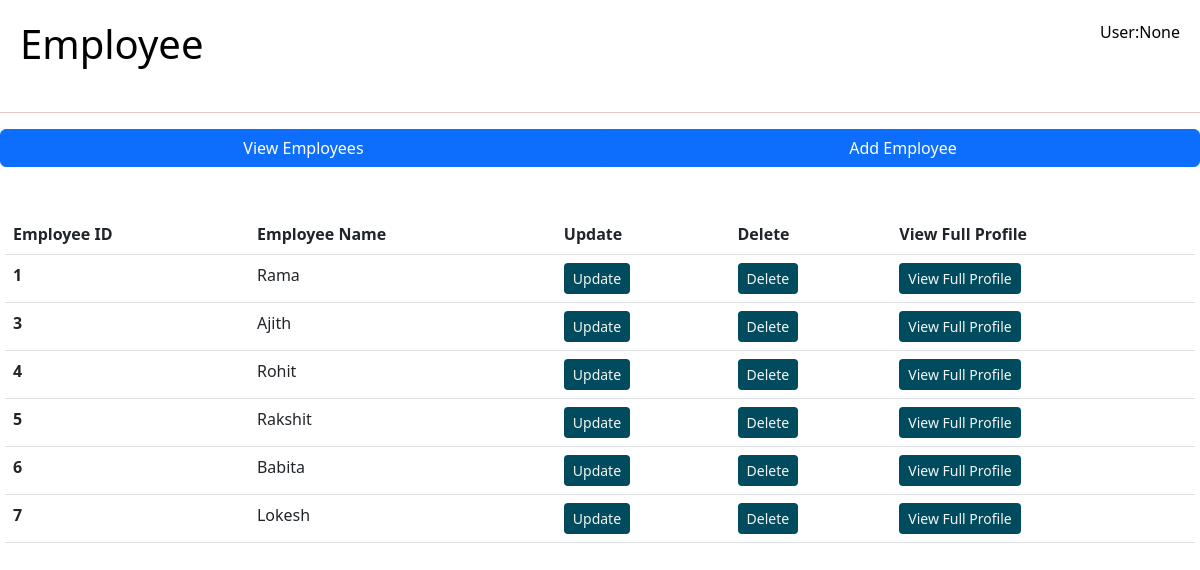
Screenshot of /employee with the database file from the repository.
### tables this page shows
CREATE TABLE "employee" (
	"empId"	INTEGER,
	"empName"	TEXT NOT NULL,
	"gender"	TEXT,
	"dob"	TEXT,
	"email"	TEXT NOT NULL,
	"phone"	TEXT,
	"deptId"	INTEGER,
	"designation"	TEXT,
	"empAddress"	TEXT,
	"ctc"	INTEGER,
	"adminFlag"	INTEGER,
	PRIMARY KEY("empId"),
	FOREIGN KEY("deptId") REFERENCES "department"("deptId")
);

### main.py (the view)
@app.route("/employee",methods=['GET'])
def employee():
    current_user=get_current_user()
    db=get_database()
    emp_cursor=db.execute("SELECT * FROM employee")
    employee_data=emp_cursor.fetchall()
    db.commit()
    return render_template("employee.html",employee_data=employee_data,current_user=current_user)

### database.py (called while the page is built)
def connect_to_db():
    sql=sqlite3.connect("C:/Users/ADITHYA GS/OneDrive/Documents/Programs/employeeManagementSystem1/employeeDB.db")
    sql.row_factory=sqlite3.Row
    return sql

def get_database():
    if not hasattr(g,'employeeDB_var'):
        g.employeeDB_var=connect_to_db()
    return g.employeeDB_var

### main.py (called while the page is built)
@app.teardown_appcontext
def close_database(error):
    if hasattr(g,'crudapplication_db'):
        g.crudapplication_db.close()

def get_current_user():
    user=None
    if 'user' in session:
        user=session['user']
        db=get_database()
        user_cur=db.execute('SELECT * FROM employee WHERE empName = ?',[user])
        user=user_cur.fetchone()
        return user['empName']
    return user

### templates/employee.html (shortened to what this page needs)
<!DOCTYPE html>
<html lang="en">
<head>
    <link rel="stylesheet" href="{{ url_for('static',filename='department.css') }}" type="text/css">
    <link href="https://cdn.jsdelivr.net/npm/bootstrap@5.3.0/dist/css/bootstrap.min.css" rel="stylesheet">
</head>
<body>
    <div class="main_department">
        <div class="heading_department">
            <h1>Employee</h1>
            <p>User:{{ current_user }}</p>
        </div>
        <hr style="color: brown;">
        <div class="btn-group">
            <a href="/viewEmployee" class="btn btn-primary">View Employees</a>
            <a href="/add_employee" class="btn btn-primary">Add Employee</a>
        </div>
        <div class="department_table">
            <div class="table-responsive-lg caption-top" style="color: white;margin: 5px;">
                <caption><h3>List of all Employee</h3></caption>
                <table class="table" style="color:rgb(223, 232, 232);">
                    <thead>
                        <tr>
                          <th scope="col">Employee ID</th>
                          <th scope="col">Employee Name</th>
                          <th scope="col">Update</th>
                          <th scope="col">Delete</th>
                          <th scope="col">View Full Profile</th>
                        </tr>
                    </thead>
                    <tbody>
                        {% for emp in employee_data %}
                            <tr>
                                <th scope="row">{{ emp['empId'] }}</th>
                                <td scope="row">{{ emp['empName'] }}</td>
                                <td scope="row"><a class="btn btn-sm" style="background-color:rgb(0, 75, 93); color:whitesmoke;" href="{{ url_for('updateEmp1',empId=emp['empId']) }}">Update</a></td>
                                <td><a class="btn btn-sm" style="background-color:rgb(0, 75, 93); color:whitesmoke;" href="{{ url_for('delete_Employee',empId=emp['empId']) }}">Delete</a></td>
                                <td><a class="btn btn-sm" style="background-color:rgb(0, 75, 93); color:whitesmoke;" href="{{ url_for('viewFullProfileOfEmp',empId=emp['empId'])}}">View Full Profile</a></td>
                            </tr>
                        {% endfor %}
                    </tbody>
                </table>
            </div>
        </div>
    </div>
</body>
</html>

### static/department.css (style rules this page uses)
html,body { height:100%; background: white; }
.main_department { display: flex; flex-direction: column; height: 100vh; background: white; }
.heading_department { display: flex; align-content: center; justify-content: space-between; margin: 20px; color: black; }

### rows the page displays
employee: empId "1", empName "Rama"
employee: empId "3", empName "Ajith"
employee: empId "4", empName "Rohit"
employee: empId "5", empName "Rakshit"
employee: empId "6", empName "Babita"
employee: empId "7", empName "Lokesh"

### other values shown
{{ current_user }} "None"
